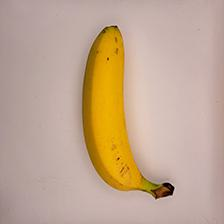
#> input picture dataset/test/matang/matang_003.jpg, 224 x 224 px
$ python -i gui_app.py   (imports and definitions only)   (older library calls are emulated)
#> lines starting #> are read from the running program, lines starting #| are printed output that depends on the picture
import tkinter as tk
from tkinter import filedialog
import joblib
import numpy as np
import cv2
from PIL import Image, ImageTk
from scipy.stats import skew
from skimage.feature import graycomatrix, graycoprops

def extract_features(image_file):
    """Ekstrak 8 fitur dari sebuah gambar."""
#> called with image_file = 'dataset/test/matang/matang_003.jpg'
    img = cv2.imread(image_file)
#> img is the input picture: shape (224, 224, 3); mean B, G, R 144.2, 167.3, 193.2
    if img is None:
        raise FileNotFoundError(f"Gambar {image_file} tidak ditemukan.")
    gray = cv2.cvtColor(img, cv2.COLOR_BGR2GRAY)
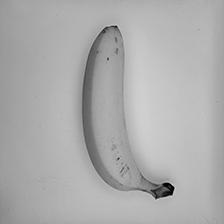
#> gray: shape (224, 224); min 3, max 220, mean 172.5
    gray = cv2.resize(gray, (200, 200))
#> gray: shape (200, 200)

    hist = cv2.calcHist([gray], [0], None, [256], [0, 256])
#> hist = 256 values, max 1449 at index 183, min 0 at index 0, mean 156.2
    hist /= hist.sum()
#> hist = 256 values, max 0.0362 at index 183, min 0 at index 0, mean 0.00391
    levels = np.arange(256)

    mean_val = np.sum(levels * hist.flatten())
#> mean_val = 172.4
    skew_val = skew(gray.flatten())
#> skew_val = -2.36
    energy_val = np.sum(hist**2)
#> energy_val = 0.0198
    var_val = np.sum(((levels - mean_val) ** 2) * hist.flatten())
#> var_val = 411.6
    smooth_val = 1 - 1 / (1 + var_val)
#> smooth_val = 0.998

    glcm = graycomatrix(gray, [1], [0], 256, symmetric=True, normed=True)

    contrast = graycoprops(glcm, 'contrast')[0, 0]
#> contrast = 26.34
    homogeneity = graycoprops(glcm, 'homogeneity')[0, 0]
#> homogeneity = 0.638
    ASM = graycoprops(glcm, 'ASM')[0, 0]
#> ASM = 0.00639
    energy_glcm = graycoprops(glcm, 'energy')[0, 0]
#> energy_glcm = 0.0799

    return [mean_val, skew_val, energy_val, smooth_val, contrast, homogeneity, ASM, energy_glcm]

def predict():
    """Memproses gambar dan menampilkan hasil prediksi."""
    file_path = filedialog.askopenfilename(filetypes=[("Image files", "*.jpg;*.png;*.jpeg")])
    if not file_path:
        return

    img = Image.open(file_path)
    img = img.resize((250, 250))
    photo = ImageTk.PhotoImage(img)

    img_label.config(image=photo)
    img_label.image = photo

    features = extract_features(file_path)
    features = scaler.transform([features])
    prediction = model.predict(features)[0]

    if prediction == 0:
        label = "Mentah"
    else:
        label = "Matang"

    result_label.config(text=f"Hasil prediksi: {label}",
                         font=('Helvetica', 18, 'bold'), fg='#ffcc5b')

# ---------------------------------------------------------------------------
# Main GUI

# Loading Model dan scaler
# [1 line not run here, left out]
# [1 line that did not run here, left out]
# [1 line that did not run here, left out]

# [4 lines not run here, left out]

# [1 line that did not run here, left out]
# [1 line not run here, left out]

# [2 lines that did not run here, left out]
# [1 line not run here, left out]

# [1 line that did not run here, left out]
# [1 line not run here, left out]

# [2 lines that did not run here, left out]
# [1 line not run here, left out]

# [1 line that did not run here, left out]
# [3 lines not run here, left out]

>>> result = extract_features('dataset/test/matang/matang_003.jpg')
#> result = [172.4, -2.36, 0.0198, 0.998, 26.34, 0.638, 0.00639, 0.0799]

$ run again, on dataset/test/matang/matang_012.jpg
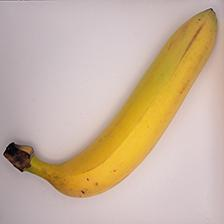
#> input picture dataset/test/matang/matang_012.jpg, 224 x 224 px
#> in extract_features, img is the input picture: shape (224, 224, 3); mean B, G, R 157.4, 179.2, 201.2
#> in extract_features, `gray = cv2.cvtColor(img, cv2.COLOR_BGR2GRAY)`:
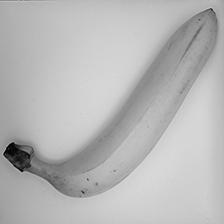
#> gray: shape (224, 224); min 1, max 218, mean 183.3
#> in extract_features, `hist = cv2.calcHist([gray], [0], None, [256], [0, 256])`: hist = 256 values, max 1117 at index 209, min 0 at index 0, mean 156.2
#> in extract_features, `hist /= hist.sum()`: hist = 256 values, max 0.0279 at index 209, min 0 at index 0, mean 0.00391
#> mean_val = 183.2
#> skew_val = -2.05
#> energy_val = 0.015
#> var_val = 754.3
#> smooth_val = 0.999
#> contrast = 18.43
#> homogeneity = 0.608
#> ASM = 0.00524
#> energy_glcm = 0.0724
#> result = [183.2, -2.05, 0.015, 0.999, 18.43, 0.608, 0.00524, 0.0724]

$ run again, on dataset/test/matang/matang_013.jpg
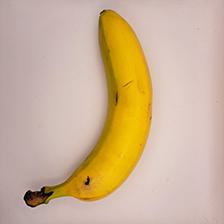
#> input picture dataset/test/matang/matang_013.jpg, 224 x 224 px
#> in extract_features, img is the input picture: shape (224, 224, 3); mean B, G, R 149.6, 179.1, 204.6
#> in extract_features, `gray = cv2.cvtColor(img, cv2.COLOR_BGR2GRAY)`:
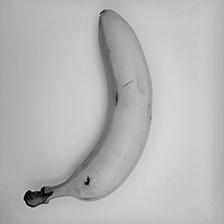
#> gray: shape (224, 224); min 0, max 215, mean 183.4
#> in extract_features, `hist = cv2.calcHist([gray], [0], None, [256], [0, 256])`: hist = 256 values, max 1374 at index 200, min 0 at index 1, mean 156.2
#> in extract_features, `hist /= hist.sum()`: hist = 256 values, max 0.0344 at index 200, min 0 at index 1, mean 0.00391
#> mean_val = 183.3
#> skew_val = -2.38
#> energy_val = 0.0172
#> var_val = 639
#> smooth_val = 0.998
#> contrast = 27.3
#> homogeneity = 0.607
#> ASM = 0.00544
#> energy_glcm = 0.0738
#> result = [183.3, -2.38, 0.0172, 0.998, 27.3, 0.607, 0.00544, 0.0738]

$ run again, on dataset/test/matang/matang_015.jpg
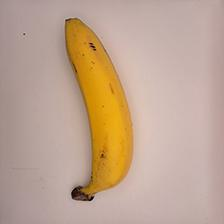
#> input picture dataset/test/matang/matang_015.jpg, 224 x 224 px
#> in extract_features, img is the input picture: shape (224, 224, 3); mean B, G, R 144.7, 164.9, 191.1
#> in extract_features, `gray = cv2.cvtColor(img, cv2.COLOR_BGR2GRAY)`:
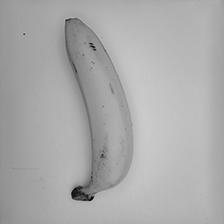
#> gray: shape (224, 224); min 4, max 203, mean 170.5
#> in extract_features, `hist = cv2.calcHist([gray], [0], None, [256], [0, 256])`: hist = 256 values, max 1186 at index 179, min 0 at index 0, mean 156.2
#> in extract_features, `hist /= hist.sum()`: hist = 256 values, max 0.0297 at index 179, min 0 at index 0, mean 0.00391
#> mean_val = 170.4
#> skew_val = -1.75
#> energy_val = 0.0174
#> var_val = 371.1
#> smooth_val = 0.997
#> contrast = 18.4
#> homogeneity = 0.646
#> ASM = 0.00586
#> energy_glcm = 0.0766
#> result = [170.4, -1.75, 0.0174, 0.997, 18.4, 0.646, 0.00586, 0.0766]
